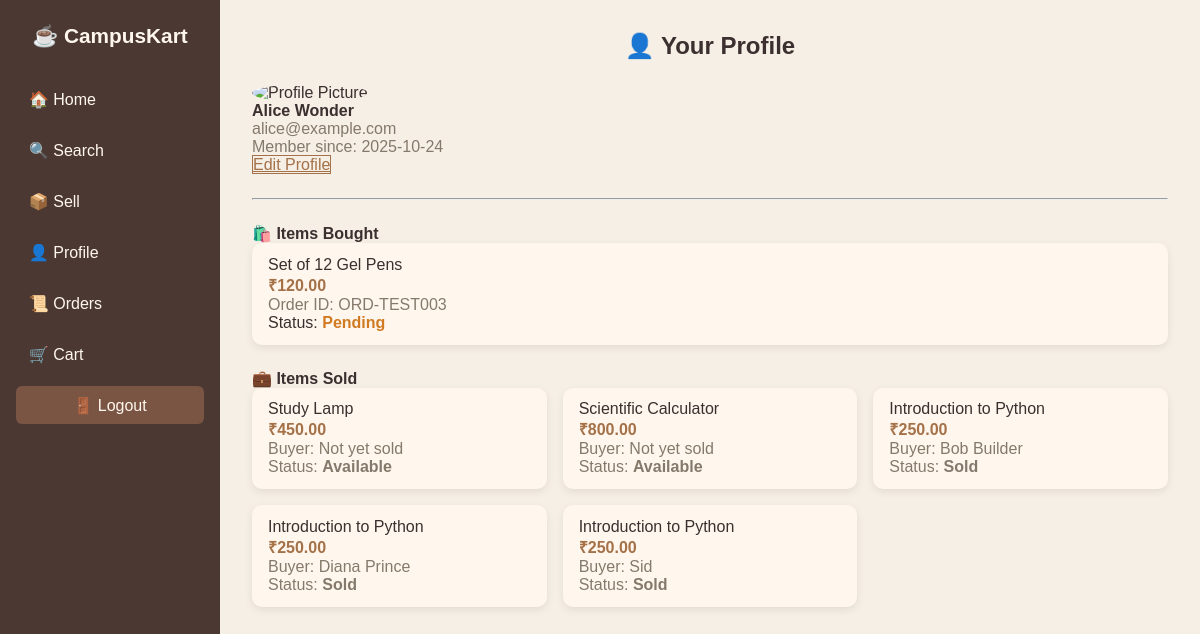
Screenshot of /profile (signed in) with the database file from the repository.
### tables this page shows
CREATE TABLE users (
        user_id INTEGER PRIMARY KEY AUTOINCREMENT, name TEXT NOT NULL, email TEXT UNIQUE NOT NULL,
        password_hash TEXT NOT NULL, profile_img TEXT, created_at TIMESTAMP DEFAULT CURRENT_TIMESTAMP
    );

CREATE TABLE orders (
        order_id TEXT PRIMARY KEY, buyer_id INTEGER, seller_id INTEGER, item_id INTEGER, price REAL,
        quantity_ordered INTEGER DEFAULT 1, payment_mode TEXT, payment_status TEXT DEFAULT 'pending',
        order_status TEXT DEFAULT 'pending', hashed_otp TEXT, created_at TIMESTAMP DEFAULT CURRENT_TIMESTAMP,
        FOREIGN KEY (buyer_id) REFERENCES users (user_id) ON DELETE SET NULL,
        FOREIGN KEY (seller_id) REFERENCES users (user_id) ON DELETE SET NULL,
        FOREIGN KEY (item_id) REFERENCES items (item_id) ON DELETE SET NULL
    );

CREATE TABLE items (
        item_id INTEGER PRIMARY KEY AUTOINCREMENT, seller_id INTEGER, name TEXT NOT NULL, description TEXT,
        price REAL NOT NULL, category TEXT, image_url TEXT, status TEXT DEFAULT 'available',
        quantity INTEGER DEFAULT 1, created_at TIMESTAMP DEFAULT CURRENT_TIMESTAMP,
        FOREIGN KEY (seller_id) REFERENCES users (user_id) ON DELETE CASCADE
    );

### app.py (the view)
@app.route("/profile")
@login_required
def profile():
    conn = get_db()
    user = conn.execute("SELECT * FROM users WHERE user_id=?", (session["user_id"],)).fetchone()
    bought_items = conn.execute("SELECT o.order_id, i.name as item_name, o.price, o.order_status as status, o.created_at FROM orders o JOIN items i ON o.item_id = i.item_id WHERE o.buyer_id = ? ORDER BY o.created_at DESC", (session["user_id"],)).fetchall()
    sold_items = conn.execute("""
        SELECT
            i.name, i.price, i.status,
            b.name as buyer_name
        FROM items i
        LEFT JOIN orders o ON i.item_id = o.item_id
        LEFT JOIN users b ON o.buyer_id = b.user_id
        WHERE i.seller_id = ?
        ORDER BY i.item_id DESC
    """, (session["user_id"],)).fetchall()
    conn.close()
    return render_template("profile.html", user=user, bought_items=bought_items, sold_items=sold_items)

### app.py (called while the page is built)
def get_db():
    conn = sqlite3.connect("database.db")
    conn.row_factory = sqlite3.Row
    return conn

### utils.py (called while the page is built)
def login_required(f):
    @wraps(f)
    def wrapper(*args, **kwargs):
        if "user_id" not in session:
            flash("Please log in first.", "warning")
            return redirect(url_for("login"))
        return f(*args, **kwargs)
    return wrapper

### templates/profile.html
{% extends "base.html" %} {% block content %}
<div class="profile-container">
  <h2 class="mb-4 text-center">👤 Your Profile</h2>
  <div class="profile-header">
    <img
      src="{{ url_for('static', filename=user.profile_img) if user.profile_img else url_for('static', filename='images/default_profile.png') }}"
      alt="Profile Picture"
      style="width: 80px; height: 80px; border-radius: 50%; object-fit: cover"
    />
    <div>
      <h4>{{ user.name }}</h4>
      <p class="mb-1 text-muted">{{ user.email }}</p>
      <p class="small text-muted">
        Member since: {{ user.created_at.split(' ')[0] if user.created_at else
        'N/A' }}
      </p>
    </div>
  </div>
  <div class="text-end mb-4">
    <a href="{{ url_for('profile_edit_view') }}" class="btn-outline"
      >Edit Profile</a
    >
  </div>
  <hr />
  <h4 class="mt-4 mb-3">🛍️ Items Bought</h4>
  {% if bought_items and bought_items|length > 0 %}
  <div class="card-grid">
    {% for o in bought_items %}
    <div class="card">
      <div class="card-content">
        <p class="card-title">{{ o.item_name }}</p>
        <p class="card-price">₹{{ "%.2f"|format(o.price or 0) }}</p>
        <p class="text-muted small mb-1">Order ID: {{ o.order_id }}</p>
        <p class="small">
          Status:
          <span
            class="order-status status-{{ (o.status or 'pending')|replace(' ', '_')|lower }}"
          >
            {{ (o.status or 'pending')|replace('_', ' ')|capitalize }}
          </span>
        </p>
      </div>
    </div>
    {% endfor %}
  </div>
  {% else %}
  <p class="text-muted">You haven’t purchased any items yet.</p>
  {% endif %}
  <h4 class="mt-4 mb-3">💼 Items Sold</h4>
  {% if sold_items and sold_items|length > 0 %}
  <div class="card-grid">
    {% for item in sold_items %}
    <div class="card">
      <div class="card-content">
        <p class="card-title">{{ item.name }}</p>
        <p class="card-price">₹{{ "%.2f"|format(item.price) }}</p>
        <p class="text-muted small mb-1">
          Buyer: {{ item.buyer_name or 'Not yet sold' }}
        </p>
        <p class="small text-muted">
          Status:
          <span class="order-status status-{{ item.status|lower }}"
            >{{ item.status|capitalize }}</span
          >
        </p>
      </div>
    </div>
    {% endfor %}
  </div>
  {% else %}
  <p class="text-muted">You haven’t sold any items yet.</p>
  {% endif %}
</div>
{% endblock %}

### templates/base.html (shortened to what this page needs)
<!DOCTYPE html>
<html lang="en">
  <head>
    <link
      rel="stylesheet"
      href="{{ url_for('static', filename='css/style.css') }}"
    />
  </head>
  <body>
    <aside class="sidebar">
      <div class="logo">☕ CampusKart</div>
      <nav class="nav-menu">
        <a href="{{ url_for('home') }}">🏠 Home</a>
        <a href="{{ url_for('search') }}">🔍 Search</a>
        <a href="{{ url_for('sell') }}">📦 Sell</a>
        <a href="{{ url_for('profile') }}">👤 Profile</a>
        <a href="{{ url_for('orders') }}">📜 Orders</a>
        <a href="{{ url_for('cart') }}">🛒 Cart</a>
        <a href="{{ url_for('logout') }}" class="logout">🚪 Logout</a>
      </nav>
    </aside>
    <main class="main-content">
       {% block content %}{% endblock %}
    </main>
  </body>
</html>

### static/css/style.css (style rules this page uses)
* { margin: 0; padding: 0; box-sizing: border-box; }
body { font-family: "Poppins", sans-serif; background-color: #f5efe6; color: #3b2f2f; display: flex; min-height: 100vh; }
.sidebar { width: 220px; background: #4b3832; color: #fff7ed; display: flex; flex-direction: column; padding: 1.5rem 1rem; }
.sidebar .logo { font-weight: 700; font-size: 1.3rem; margin-bottom: 2rem; text-align: center; }
.nav-menu { display: flex; flex-direction: column; gap: 0.8rem; }
.nav-menu a { color: #fff7ed; text-decoration: none; padding: 0.6rem 0.8rem; border-radius: 6px; transition: 0.2s; }
.nav-menu a.logout { margin-top: auto; background: #7b5544; text-align: center; }
.main-content { flex: 1; padding: 2rem; overflow-y: auto; }
.btn-outline { border: 1px solid #a47148; color: #a47148; background: transparent; }
.card-grid { display: grid; grid-template-columns: repeat(auto-fit, minmax(240px, 1fr)); gap: 1rem; }
.card { background: #fff7ed; border-radius: 10px; box-shadow: 0 3px 8px rgba(0, 0, 0, 0.08); overflow: hidden; }
.card-content { padding: 0.8rem 1rem; }
.card-price { color: #a47148; font-weight: 600; }
.text-muted { color: #85796b; }
.order-status { font-weight: 600; text-transform: capitalize; }
.status-pending { color: #d17a22; }
.text-center { text-align: center; }
.mt-4 { margin-top: 1.5rem; }
.mb-4 { margin-bottom: 1.5rem; }

### rows the page displays
users: name "Alice Wonder", email "alice@example.com", created_at "2025-10-24"
orders: item_name "Set of 12 Gel Pens", price "120.00", order_id "ORD-TEST003", order_status "Pending"
items: name "Study Lamp", price "450.00", buyer_name "Not yet sold", status "Available"
items: name "Scientific Calculator", price "800.00", buyer_name "Not yet sold", status "Available"
items: name "Introduction to Python", price "250.00", name "Bob Builder", status "Sold", name "Diana Prince", buyer_name "Sid"
